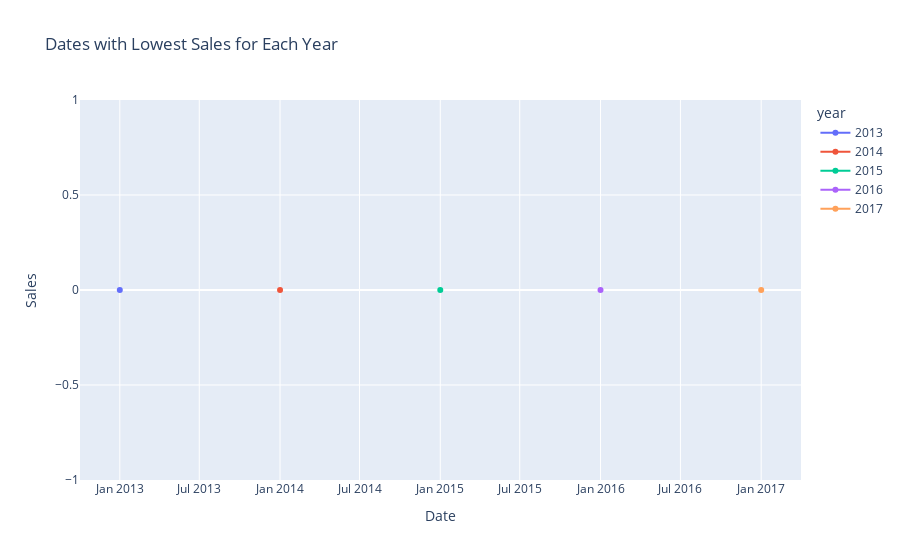
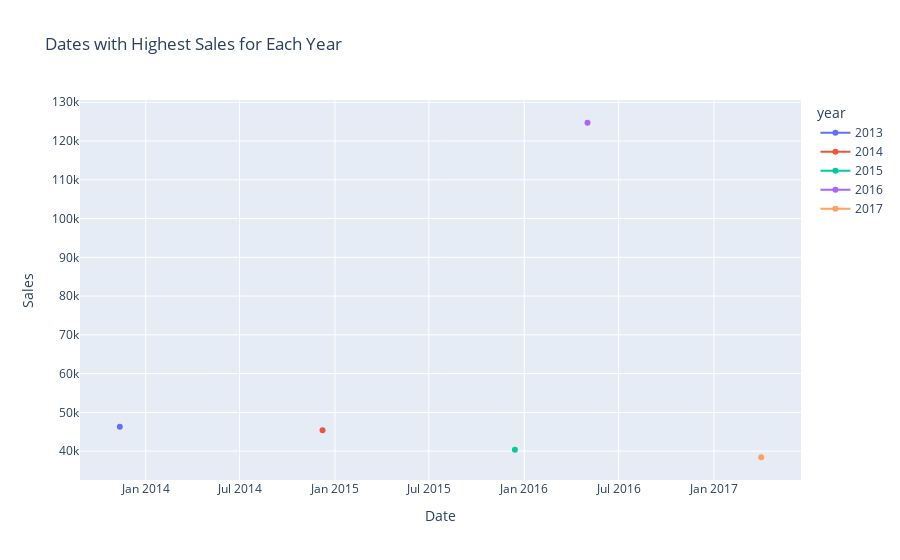

The notebook cell saved with these charts, in order:
### Markdown cell above
3.  Which dates have the lowest and highest sales for each year?

### Code cell
# Extracting 'year' from the 'date' column
train_df['year'] = train_df['date'].dt.year

# Finding dates with lowest and highest sales for each year
lowest_sales_dates = train_df.loc[train_df.groupby('year')['sales'].idxmin()][['year', 'date', 'sales']]
highest_sales_dates = train_df.loc[train_df.groupby('year')['sales'].idxmax()][['year', 'date', 'sales']]

# Line plot for dates with lowest sales
fig_lowest = px.line(lowest_sales_dates, x='date', y='sales', color='year', markers=True,
                     title='Dates with Lowest Sales for Each Year', labels={'sales': 'Sales', 'date': 'Date'})

# Line plot for dates with highest sales
fig_highest = px.line(highest_sales_dates, x='date', y='sales', color='year', markers=True,
                      title='Dates with Highest Sales for Each Year', labels={'sales': 'Sales', 'date': 'Date'})

# Show the plots
fig_lowest.show()
fig_highest.show()

### Figure 1 — Plotly figure (JSON) as saved in the notebook; plotly's stock layout.template omitted (floating-point values rounded to 4 significant figures)
{"data": [{"hovertemplate": "year=2013<br>Date=%{x}<br>Sales=%{y}<extra></extra>", "legendgroup": "2013", "line": {"color": "#636efa", "dash": "solid"}, "marker": {"symbol": "circle"}, "mode": "markers+lines", "name": "2013", "orientation": "v", "showlegend": true, "type": "scatter", "x": ["2013-01-01T00:00:00"], "xaxis": "x", "y": [0], "yaxis": "y"}, {"hovertemplate": "year=2014<br>Date=%{x}<br>Sales=%{y}<extra></extra>", "legendgroup": "2014", "line": {"color": "#EF553B", "dash": "solid"}, "marker": {"symbol": "circle"}, "mode": "markers+lines", "name": "2014", "orientation": "v", "showlegend": true, "type": "scatter", "x": ["2014-01-01T00:00:00"], "xaxis": "x", "y": [0], "yaxis": "y"}, {"hovertemplate": "year=2015<br>Date=%{x}<br>Sales=%{y}<extra></extra>", "legendgroup": "2015", "line": {"color": "#00cc96", "dash": "solid"}, "marker": {"symbol": "circle"}, "mode": "markers+lines", "name": "2015", "orientation": "v", "showlegend": true, "type": "scatter", "x": ["2015-01-01T00:00:00"], "xaxis": "x", "y": [0], "yaxis": "y"}, {"hovertemplate": "year=2016<br>Date=%{x}<br>Sales=%{y}<extra></extra>", "legendgroup": "2016", "line": {"color": "#ab63fa", "dash": "solid"}, "marker": {"symbol": "circle"}, "mode": "markers+lines", "name": "2016", "orientation": "v", "showlegend": true, "type": "scatter", "x": ["2016-01-01T00:00:00"], "xaxis": "x", "y": [0], "yaxis": "y"}, {"hovertemplate": "year=2017<br>Date=%{x}<br>Sales=%{y}<extra></extra>", "legendgroup": "2017", "line": {"color": "#FFA15A", "dash": "solid"}, "marker": {"symbol": "circle"}, "mode": "markers+lines", "name": "2017", "orientation": "v", "showlegend": true, "type": "scatter", "x": ["2017-01-01T00:00:00"], "xaxis": "x", "y": [0], "yaxis": "y"}], "layout": {"legend": {"title": {"text": "year"}, "tracegroupgap": 0}, "title": {"text": "Dates with Lowest Sales for Each Year"}, "xaxis": {"anchor": "y", "domain": [0, 1], "title": {"text": "Date"}}, "yaxis": {"anchor": "x", "domain": [0, 1], "title": {"text": "Sales"}}}}

### Figure 2 — Plotly figure (JSON) as saved in the notebook; plotly's stock layout.template omitted (floating-point values rounded to 4 significant figures)
{"data": [{"hovertemplate": "year=2013<br>Date=%{x}<br>Sales=%{y}<extra></extra>", "legendgroup": "2013", "line": {"color": "#636efa", "dash": "solid"}, "marker": {"symbol": "circle"}, "mode": "markers+lines", "name": "2013", "orientation": "v", "showlegend": true, "type": "scatter", "x": ["2013-11-12T00:00:00"], "xaxis": "x", "y": [46271], "yaxis": "y"}, {"hovertemplate": "year=2014<br>Date=%{x}<br>Sales=%{y}<extra></extra>", "legendgroup": "2014", "line": {"color": "#EF553B", "dash": "solid"}, "marker": {"symbol": "circle"}, "mode": "markers+lines", "name": "2014", "orientation": "v", "showlegend": true, "type": "scatter", "x": ["2014-12-08T00:00:00"], "xaxis": "x", "y": [45361], "yaxis": "y"}, {"hovertemplate": "year=2015<br>Date=%{x}<br>Sales=%{y}<extra></extra>", "legendgroup": "2015", "line": {"color": "#00cc96", "dash": "solid"}, "marker": {"symbol": "circle"}, "mode": "markers+lines", "name": "2015", "orientation": "v", "showlegend": true, "type": "scatter", "x": ["2015-12-14T00:00:00"], "xaxis": "x", "y": [40350.0], "yaxis": "y"}, {"hovertemplate": "year=2016<br>Date=%{x}<br>Sales=%{y}<extra></extra>", "legendgroup": "2016", "line": {"color": "#ab63fa", "dash": "solid"}, "marker": {"symbol": "circle"}, "mode": "markers+lines", "name": "2016", "orientation": "v", "showlegend": true, "type": "scatter", "x": ["2016-05-02T00:00:00"], "xaxis": "x", "y": [124717], "yaxis": "y"}, {"hovertemplate": "year=2017<br>Date=%{x}<br>Sales=%{y}<extra></extra>", "legendgroup": "2017", "line": {"color": "#FFA15A", "dash": "solid"}, "marker": {"symbol": "circle"}, "mode": "markers+lines", "name": "2017", "orientation": "v", "showlegend": true, "type": "scatter", "x": ["2017-04-02T00:00:00"], "xaxis": "x", "y": [38420.0], "yaxis": "y"}], "layout": {"legend": {"title": {"text": "year"}, "tracegroupgap": 0}, "title": {"text": "Dates with Highest Sales for Each Year"}, "xaxis": {"anchor": "y", "domain": [0, 1], "title": {"text": "Date"}}, "yaxis": {"anchor": "x", "domain": [0, 1], "title": {"text": "Sales"}}}}
